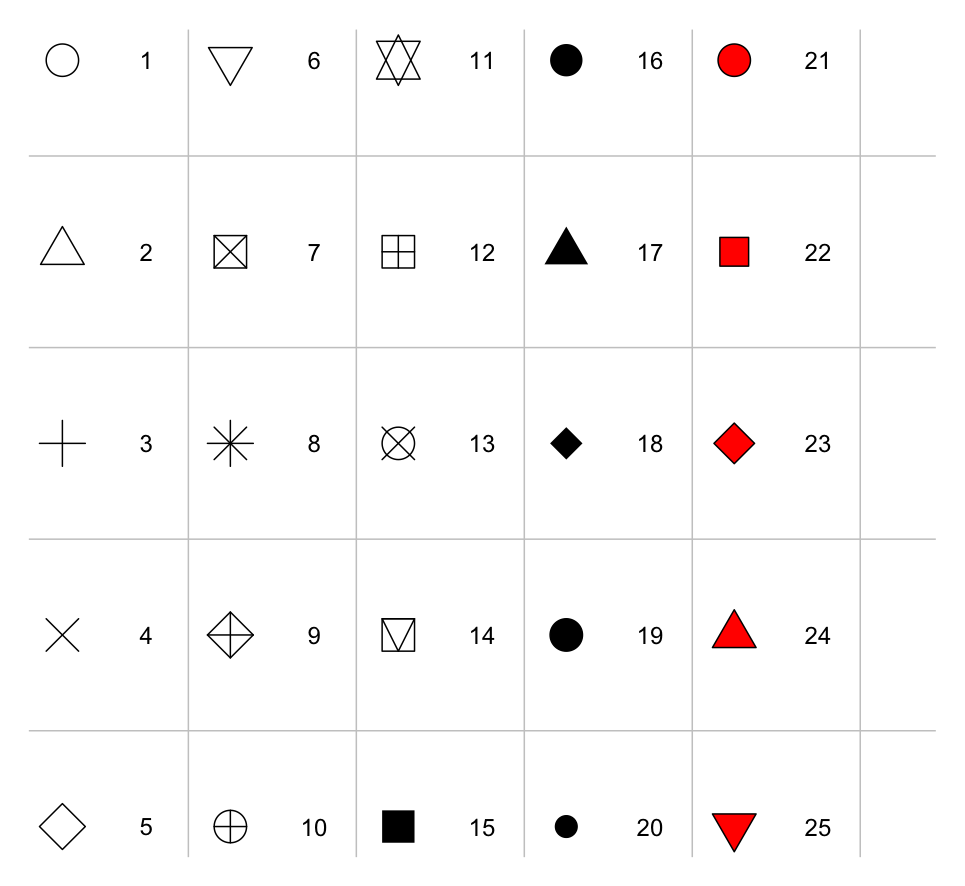

Generate this figure with R:
par(mar = c(1,1,1,1))
plot(	x = c(rep(1,5),rep(2,5),rep(3,5),rep(4,5),rep(5,5)),
	y = rep(5:1,5),
	axes = F,
	xlab = "",ylab = "",
	xlim = c(1,6),ylim = c(1,5),
	pch = 1:25,
	bg = "red",cex = 3)
text(	x = c(rep(1,5),rep(2,5),rep(3,5),rep(4,5),rep(5,5))+.5,
	y = rep(5:1,5),
	labels = as.character(1:25))
abline(h = (1:5)+0.5,col = "grey")
abline(v = (1:5)+0.75,col = "grey")
